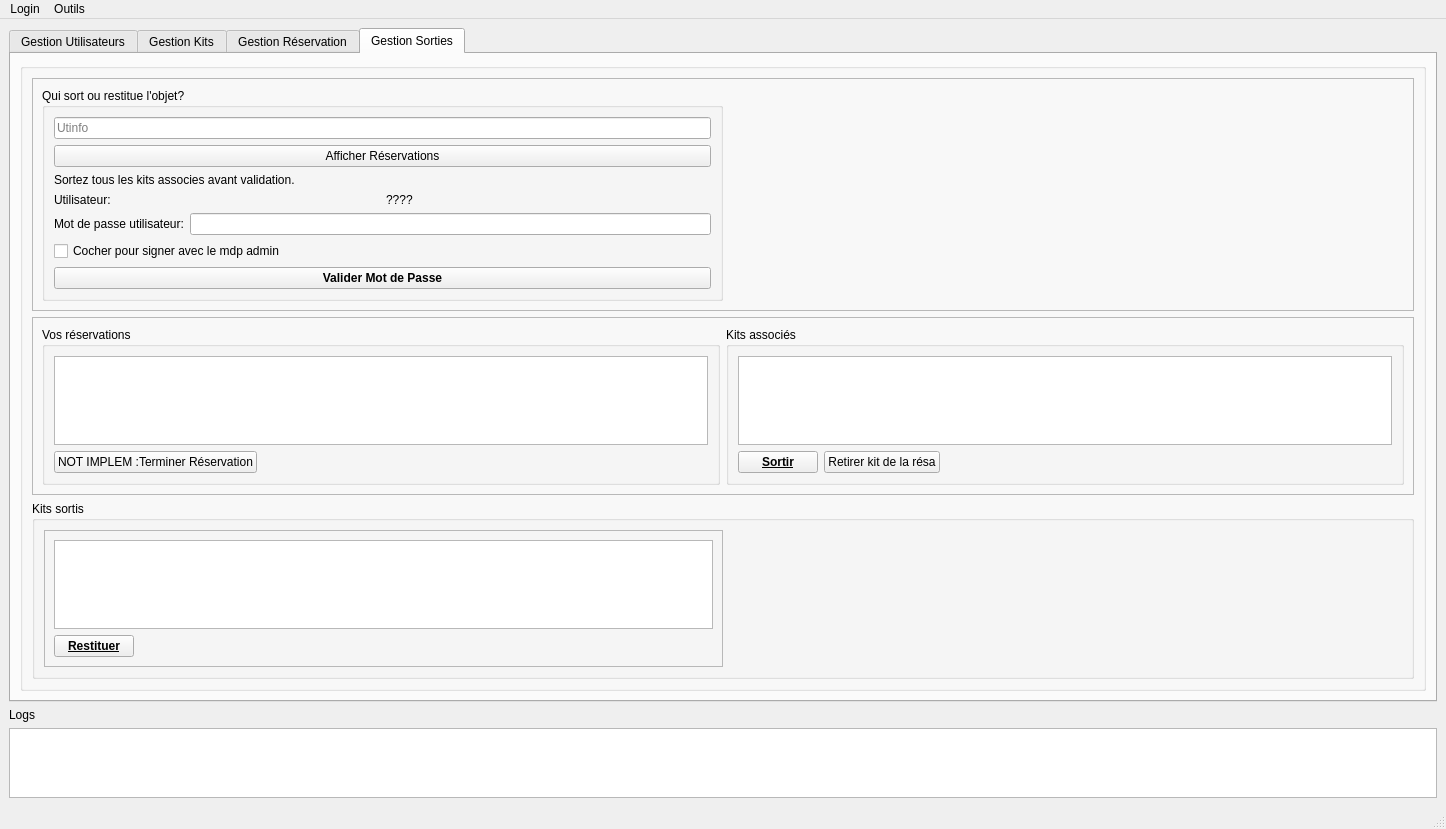
<?xml version="1.0" encoding="UTF-8"?>
<ui version="4.0">
 <class>MainWindow</class>
 <widget class="QMainWindow" name="MainWindow">
  <property name="geometry">
   <rect>
    <x>0</x>
    <y>0</y>
    <width>1446</width>
    <height>829</height>
   </rect>
  </property>
  <property name="windowTitle">
   <string>MainWindow</string>
  </property>
  <widget class="QWidget" name="centralwidget">
   <layout class="QVBoxLayout" name="verticalLayout_18">
    <item>
     <widget class="QTabWidget" name="tabwidget">
      <property name="enabled">
       <bool>true</bool>
      </property>
      <property name="minimumSize">
       <size>
        <width>0</width>
        <height>600</height>
       </size>
      </property>
      <property name="currentIndex">
       <number>3</number>
      </property>
      <widget class="QWidget" name="TAB_ges_user">
       <property name="enabled">
        <bool>true</bool>
       </property>
       <attribute name="title">
        <string>Gestion Utilisateurs</string>
       </attribute>
       <layout class="QHBoxLayout" name="horizontalLayout_2">
        <item>
         <widget class="QGroupBox" name="groupBox_10">
          <property name="minimumSize">
           <size>
            <width>1200</width>
            <height>0</height>
           </size>
          </property>
          <property name="title">
           <string>Affichage des Utilisateurs</string>
          </property>
          <layout class="QVBoxLayout" name="verticalLayout_6">
           <item>
            <widget class="QTableWidget" name="GESUSER_tableWidget_user">
             <property name="editTriggers">
              <set>QAbstractItemView::EditTrigger::NoEditTriggers</set>
             </property>
             <property name="selectionMode">
              <enum>QAbstractItemView::SelectionMode::SingleSelection</enum>
             </property>
             <property name="selectionBehavior">
              <enum>QAbstractItemView::SelectionBehavior::SelectRows</enum>
             </property>
            </widget>
           </item>
           <item>
            <widget class="QFrame" name="frame_12">
             <property name="frameShape">
              <enum>QFrame::Shape::StyledPanel</enum>
             </property>
             <property name="frameShadow">
              <enum>QFrame::Shadow::Raised</enum>
             </property>
             <layout class="QHBoxLayout" name="horizontalLayout_18">
              <item>
               <widget class="QPushButton" name="GESUSER_pushButton_getuser">
                <property name="maximumSize">
                 <size>
                  <width>200</width>
                  <height>16777215</height>
                 </size>
                </property>
                <property name="text">
                 <string>Rechercher Utilisteur</string>
                </property>
               </widget>
              </item>
              <item>
               <widget class="QLineEdit" name="GESUSER_lineEdit_finduserbyname">
                <property name="placeholderText">
                 <string>Nom</string>
                </property>
               </widget>
              </item>
              <item>
               <widget class="QLineEdit" name="GESUSER_lineEdit_finduserbyutinfo">
                <property name="text">
                 <string/>
                </property>
                <property name="placeholderText">
                 <string>Utinfo</string>
                </property>
               </widget>
              </item>
              <item>
               <spacer name="horizontalSpacer_6">
                <property name="orientation">
                 <enum>Qt::Orientation::Horizontal</enum>
                </property>
                <property name="sizeHint" stdset="0">
                 <size>
                  <width>40</width>
                  <height>20</height>
                 </size>
                </property>
               </spacer>
              </item>
             </layout>
            </widget>
           </item>
          </layout>
         </widget>
        </item>
        <item>
         <widget class="QGroupBox" name="groupBox">
          <property name="minimumSize">
           <size>
            <width>0</width>
            <height>0</height>
           </size>
          </property>
          <property name="maximumSize">
           <size>
            <width>200</width>
            <height>16777215</height>
           </size>
          </property>
          <property name="title">
           <string>Gestion</string>
          </property>
          <layout class="QVBoxLayout" name="verticalLayout_4">
           <item>
            <layout class="QVBoxLayout" name="verticalLayout_2">
             <item>
              <widget class="QPushButton" name="GESUSER_pushbutton_deleteUser">
               <property name="text">
                <string>NON IMP :Supprimer Utilisateur</string>
               </property>
              </widget>
             </item>
             <item>
              <widget class="QPushButton" name="GESUSER_pushButton_modify_user">
               <property name="text">
                <string>Modifier Utilisateur</string>
               </property>
              </widget>
             </item>
             <item>
              <widget class="Line" name="line">
               <property name="orientation">
                <enum>Qt::Orientation::Horizontal</enum>
               </property>
              </widget>
             </item>
             <item>
              <widget class="QPushButton" name="GESUSER_pushButton_add_user">
               <property name="text">
                <string>Ajout Utilisateur</string>
               </property>
              </widget>
             </item>
             <item>
              <spacer name="verticalSpacer_2">
               <property name="orientation">
                <enum>Qt::Orientation::Vertical</enum>
               </property>
               <property name="sizeHint" stdset="0">
                <size>
                 <width>20</width>
                 <height>1000</height>
                </size>
               </property>
              </spacer>
             </item>
            </layout>
           </item>
          </layout>
         </widget>
        </item>
       </layout>
      </widget>
      <widget class="QWidget" name="TAB_ges_kits">
       <property name="enabled">
        <bool>true</bool>
       </property>
       <attribute name="title">
        <string>Gestion Kits</string>
       </attribute>
       <layout class="QHBoxLayout" name="horizontalLayout">
        <item>
         <widget class="QGroupBox" name="groupBox_2">
          <property name="title">
           <string>Affichage des Kits</string>
          </property>
          <layout class="QVBoxLayout" name="verticalLayout_5">
           <item>
            <widget class="QFrame" name="frame_2">
             <property name="frameShape">
              <enum>QFrame::Shape::StyledPanel</enum>
             </property>
             <property name="frameShadow">
              <enum>QFrame::Shadow::Raised</enum>
             </property>
             <layout class="QHBoxLayout" name="horizontalLayout_16">
              <item>
               <widget class="QFrame" name="frame_3">
                <property name="frameShape">
                 <enum>QFrame::Shape::StyledPanel</enum>
                </property>
                <property name="frameShadow">
                 <enum>QFrame::Shadow::Raised</enum>
                </property>
                <layout class="QHBoxLayout" name="horizontalLayout_4">
                 <item>
                  <widget class="QGroupBox" name="groupBox_7">
                   <property name="title">
                    <string>Kits</string>
                   </property>
                   <layout class="QVBoxLayout" name="verticalLayout_3">
                    <item>
                     <widget class="QTableWidget" name="GESKIT_tableWidget_kit">
                      <property name="minimumSize">
                       <size>
                        <width>1000</width>
                        <height>0</height>
                       </size>
                      </property>
                      <property name="maximumSize">
                       <size>
                        <width>16777215</width>
                        <height>16777215</height>
                       </size>
                      </property>
                      <property name="editTriggers">
                       <set>QAbstractItemView::EditTrigger::NoEditTriggers</set>
                      </property>
                      <property name="selectionMode">
                       <enum>QAbstractItemView::SelectionMode::SingleSelection</enum>
                      </property>
                      <property name="selectionBehavior">
                       <enum>QAbstractItemView::SelectionBehavior::SelectRows</enum>
                      </property>
                     </widget>
                    </item>
                   </layout>
                  </widget>
                 </item>
                </layout>
               </widget>
              </item>
              <item>
               <widget class="QFrame" name="frame_4">
                <property name="frameShape">
                 <enum>QFrame::Shape::StyledPanel</enum>
                </property>
                <property name="frameShadow">
                 <enum>QFrame::Shadow::Raised</enum>
                </property>
                <layout class="QVBoxLayout" name="verticalLayout_9">
                 <item>
                  <widget class="QGroupBox" name="groupBox_9">
                   <property name="maximumSize">
                    <size>
                     <width>16777215</width>
                     <height>16777215</height>
                    </size>
                   </property>
                   <property name="title">
                    <string>Description</string>
                   </property>
                   <layout class="QHBoxLayout" name="horizontalLayout_12">
                    <item>
                     <widget class="QTextEdit" name="GESKIT_textEdit_descritpionKit">
                      <property name="maximumSize">
                       <size>
                        <width>16777215</width>
                        <height>16777215</height>
                       </size>
                      </property>
                     </widget>
                    </item>
                   </layout>
                  </widget>
                 </item>
                 <item>
                  <widget class="QGroupBox" name="groupBox_8">
                   <property name="maximumSize">
                    <size>
                     <width>16777215</width>
                     <height>16777215</height>
                    </size>
                   </property>
                   <property name="title">
                    <string>Objets du kit</string>
                   </property>
                   <layout class="QVBoxLayout" name="verticalLayout_8">
                    <item>
                     <widget class="QTableWidget" name="GESKIT_tableWidget_item">
                      <property name="maximumSize">
                       <size>
                        <width>16777215</width>
                        <height>16777215</height>
                       </size>
                      </property>
                      <property name="selectionMode">
                       <enum>QAbstractItemView::SelectionMode::SingleSelection</enum>
                      </property>
                      <property name="selectionBehavior">
                       <enum>QAbstractItemView::SelectionBehavior::SelectRows</enum>
                      </property>
                     </widget>
                    </item>
                   </layout>
                  </widget>
                 </item>
                </layout>
               </widget>
              </item>
             </layout>
            </widget>
           </item>
           <item>
            <layout class="QHBoxLayout" name="horizontalLayout_3">
             <item>
              <widget class="QPushButton" name="GESKIT_pushButton_getkit">
               <property name="minimumSize">
                <size>
                 <width>200</width>
                 <height>0</height>
                </size>
               </property>
               <property name="text">
                <string>Rechercher Kit</string>
               </property>
              </widget>
             </item>
             <item>
              <widget class="QLineEdit" name="GESKIT_lineEdit_findkitbyname">
               <property name="placeholderText">
                <string>Nom</string>
               </property>
              </widget>
             </item>
             <item>
              <widget class="QLineEdit" name="GESKIT_lineEdit_findkitbycode">
               <property name="placeholderText">
                <string>Code</string>
               </property>
              </widget>
             </item>
             <item>
              <spacer name="horizontalSpacer">
               <property name="orientation">
                <enum>Qt::Orientation::Horizontal</enum>
               </property>
               <property name="sizeType">
                <enum>QSizePolicy::Policy::Maximum</enum>
               </property>
               <property name="sizeHint" stdset="0">
                <size>
                 <width>200</width>
                 <height>20</height>
                </size>
               </property>
              </spacer>
             </item>
             <item>
              <widget class="QPushButton" name="GESKIT_pushButton_duplicate_kit">
               <property name="text">
                <string>Dupliquer le Kit</string>
               </property>
              </widget>
             </item>
             <item>
              <widget class="QPushButton" name="GESKIT_pushButton_modify_kit">
               <property name="text">
                <string>Modifier le Kit</string>
               </property>
              </widget>
             </item>
             <item>
              <widget class="QPushButton" name="GESKIT_pushButton_addkit">
               <property name="text">
                <string>Ajouter un Kit</string>
               </property>
              </widget>
             </item>
             <item>
              <widget class="QPushButton" name="GESKIT_pushButton_logkit">
               <property name="text">
                <string>Afficher Logs</string>
               </property>
              </widget>
             </item>
            </layout>
           </item>
          </layout>
         </widget>
        </item>
       </layout>
      </widget>
      <widget class="QWidget" name="TAB_RESA">
       <attribute name="title">
        <string>Gestion Réservation</string>
       </attribute>
       <layout class="QHBoxLayout" name="horizontalLayout_11">
        <item>
         <widget class="QGroupBox" name="groupBox_4">
          <property name="title">
           <string>Réserver</string>
          </property>
          <layout class="QVBoxLayout" name="verticalLayout_7">
           <item>
            <layout class="QHBoxLayout" name="horizontalLayout_17">
             <item>
              <widget class="QLabel" name="label_5">
               <property name="text">
                <string>Qui réserve? (Utinfo)</string>
               </property>
              </widget>
             </item>
             <item>
              <widget class="QLineEdit" name="RESA_lineEdit_resa_utinfo_user">
               <property name="text">
                <string/>
               </property>
               <property name="placeholderText">
                <string>Utinfo</string>
               </property>
              </widget>
             </item>
             <item>
              <spacer name="horizontalSpacer_4">
               <property name="orientation">
                <enum>Qt::Orientation::Horizontal</enum>
               </property>
               <property name="sizeHint" stdset="0">
                <size>
                 <width>500</width>
                 <height>20</height>
                </size>
               </property>
              </spacer>
             </item>
            </layout>
           </item>
           <item>
            <widget class="QFrame" name="frame_5">
             <property name="frameShape">
              <enum>QFrame::Shape::StyledPanel</enum>
             </property>
             <property name="frameShadow">
              <enum>QFrame::Shadow::Raised</enum>
             </property>
             <layout class="QHBoxLayout" name="horizontalLayout_8">
              <item>
               <widget class="QGroupBox" name="groupBox_5">
                <property name="title">
                 <string>Kits disponibles</string>
                </property>
                <layout class="QHBoxLayout" name="horizontalLayout_7">
                 <item>
                  <widget class="QListWidget" name="RESA_listWidget_resa">
                   <property name="toolTip">
                    <string>Double cliquer pour mettre dans le panier</string>
                   </property>
                  </widget>
                 </item>
                </layout>
               </widget>
              </item>
              <item>
               <layout class="QVBoxLayout" name="verticalLayout_17">
                <item>
                 <widget class="QLabel" name="label">
                  <property name="text">
                   <string>&gt;&gt;&gt;</string>
                  </property>
                 </widget>
                </item>
                <item>
                 <widget class="QLabel" name="label_2">
                  <property name="text">
                   <string>&lt;&lt;&lt;</string>
                  </property>
                 </widget>
                </item>
               </layout>
              </item>
              <item>
               <widget class="QGroupBox" name="groupBox_6">
                <property name="title">
                 <string>Panier</string>
                </property>
                <layout class="QHBoxLayout" name="horizontalLayout_6">
                 <item>
                  <widget class="QListWidget" name="RESA_listWidget_panierResa">
                   <property name="toolTip">
                    <string>Double cliquer pour retirer du panier</string>
                   </property>
                  </widget>
                 </item>
                </layout>
               </widget>
              </item>
             </layout>
            </widget>
           </item>
           <item>
            <layout class="QHBoxLayout" name="horizontalLayout_9">
             <item>
              <widget class="QPushButton" name="RESA_pushButton_getkit_resa">
               <property name="text">
                <string>Rechercher Kit</string>
               </property>
              </widget>
             </item>
             <item>
              <widget class="QLineEdit" name="RESA_lineEdit_findkitbyname">
               <property name="placeholderText">
                <string>Nom</string>
               </property>
              </widget>
             </item>
             <item>
              <widget class="QLineEdit" name="RESA_lineEdit_findkitbycode">
               <property name="placeholderText">
                <string>Code</string>
               </property>
              </widget>
             </item>
             <item>
              <spacer name="horizontalSpacer_3">
               <property name="orientation">
                <enum>Qt::Orientation::Horizontal</enum>
               </property>
               <property name="sizeType">
                <enum>QSizePolicy::Policy::Expanding</enum>
               </property>
               <property name="sizeHint" stdset="0">
                <size>
                 <width>200</width>
                 <height>20</height>
                </size>
               </property>
              </spacer>
             </item>
            </layout>
           </item>
          </layout>
         </widget>
        </item>
        <item>
         <widget class="QFrame" name="frame_8">
          <property name="frameShape">
           <enum>QFrame::Shape::StyledPanel</enum>
          </property>
          <property name="frameShadow">
           <enum>QFrame::Shadow::Raised</enum>
          </property>
          <layout class="QVBoxLayout" name="verticalLayout_10">
           <item>
            <widget class="QLabel" name="label_4">
             <property name="text">
              <string>Choisir date début: (**Vendredi uniquement**, pour 1 semaine)</string>
             </property>
             <property name="textFormat">
              <enum>Qt::TextFormat::MarkdownText</enum>
             </property>
            </widget>
           </item>
           <item>
            <widget class="QCalendarWidget" name="RESA_calendarWidget">
             <property name="maximumSize">
              <size>
               <width>16777215</width>
               <height>300</height>
              </size>
             </property>
            </widget>
           </item>
           <item>
            <widget class="QPushButton" name="RESA_pushButton_reserver">
             <property name="font">
              <font>
               <family>Segoe UI</family>
               <bold>true</bold>
               <underline>true</underline>
              </font>
             </property>
             <property name="text">
              <string>Réserver</string>
             </property>
            </widget>
           </item>
           <item>
            <layout class="QHBoxLayout" name="horizontalLayout_14">
             <item>
              <widget class="QGroupBox" name="groupBox_12">
               <property name="title">
                <string>Vos reservations</string>
               </property>
               <layout class="QVBoxLayout" name="verticalLayout_12">
                <item>
                 <widget class="QListWidget" name="RESA_listWidget_resa_currentResa"/>
                </item>
                <item>
                 <widget class="QPushButton" name="RESA_pushButton_resa_showResa">
                  <property name="text">
                   <string>Afficher Réservations</string>
                  </property>
                 </widget>
                </item>
               </layout>
              </widget>
             </item>
             <item>
              <widget class="QGroupBox" name="groupBox_13">
               <property name="title">
                <string>Kits associés</string>
               </property>
               <layout class="QVBoxLayout" name="verticalLayout_13">
                <item>
                 <widget class="QListWidget" name="RESA_listWidget_resa_kitsOfResa"/>
                </item>
                <item>
                 <widget class="QPushButton" name="RESA_pushButton_suppr_resa">
                  <property name="font">
                   <font>
                    <bold>true</bold>
                    <underline>false</underline>
                   </font>
                  </property>
                  <property name="text">
                   <string>Annuler la réservation</string>
                  </property>
                 </widget>
                </item>
               </layout>
              </widget>
             </item>
            </layout>
           </item>
          </layout>
         </widget>
        </item>
       </layout>
      </widget>
      <widget class="QWidget" name="TAB_SORTIE">
       <attribute name="title">
        <string>Gestion Sorties</string>
       </attribute>
       <layout class="QHBoxLayout" name="horizontalLayout_5">
        <item>
         <widget class="QGroupBox" name="groupBox">
          <property name="title">
           <string/>
          </property>
          <layout class="QVBoxLayout" name="verticalLayout_11">
           <item>
            <widget class="QFrame" name="frame_6">
             <property name="frameShape">
              <enum>QFrame::Shape::StyledPanel</enum>
             </property>
             <property name="frameShadow">
              <enum>QFrame::Shadow::Raised</enum>
             </property>
             <layout class="QHBoxLayout" name="horizontalLayout_10">
              <item>
               <widget class="QGroupBox" name="SORTIE_groupBox_resa_password">
                <property name="title">
                 <string>Qui sort ou restitue l'objet?</string>
                </property>
                <layout class="QVBoxLayout" name="SORTIE_verticalLayout_resa_password">
                 <item>
                  <widget class="QLineEdit" name="SORTIE_lineEdit_utinfo">
                   <property name="text">
                    <string/>
                   </property>
                   <property name="placeholderText">
                    <string>Utinfo</string>
                   </property>
                  </widget>
                 </item>
                 <item>
                  <widget class="QPushButton" name="SORTIE_pushButton_resa_showResa">
                   <property name="text">
                    <string>Afficher Réservations</string>
                   </property>
                  </widget>
                 </item>
                 <item>
                  <widget class="QLabel" name="SORTIE_label_resa_password_status">
                   <property name="text">
                    <string>Sortez tous les kits associes avant validation.</string>
                   </property>
                   <property name="wordWrap">
                    <bool>true</bool>
                   </property>
                  </widget>
                 </item>
                 <item>
                  <layout class="QHBoxLayout" name="SORTIE_horizontalLayout_resa_password_user">
                   <item>
                    <widget class="QLabel" name="SORTIE_label_resa_password_user_title">
                     <property name="text">
                      <string>Utilisateur:</string>
                     </property>
                    </widget>
                   </item>
                   <item>
                    <widget class="QLabel" name="SORTIE_label_resa_password_user">
                     <property name="text">
                      <string>????</string>
                     </property>
                    </widget>
                   </item>
                  </layout>
                 </item>
                 <item>
                  <layout class="QHBoxLayout" name="SORTIE_horizontalLayout_resa_password">
                   <item>
                    <widget class="QLabel" name="SORTIE_label_resa_password">
                     <property name="text">
                      <string>Mot de passe utilisateur:</string>
                     </property>
                    </widget>
                   </item>
                   <item>
                    <widget class="QLineEdit" name="SORTIE_lineEdit_resa_mdp">
                     <property name="minimumSize">
                      <size>
                       <width>150</width>
                       <height>0</height>
                      </size>
                     </property>
                     <property name="inputMethodHints">
                      <set>Qt::InputMethodHint::ImhHiddenText|Qt::InputMethodHint::ImhNoAutoUppercase|Qt::InputMethodHint::ImhNoPredictiveText|Qt::InputMethodHint::ImhSensitiveData</set>
                     </property>
                     <property name="echoMode">
                      <enum>QLineEdit::EchoMode::Password</enum>
                     </property>
                    </widget>
                   </item>
                  </layout>
                 </item>
                 <item>
                  <widget class="QCheckBox" name="SORTIE_checkBox_resa_mdpadmin">
                   <property name="text">
                    <string>Cocher pour signer avec le mdp admin</string>
                   </property>
                  </widget>
                 </item>
                 <item>
                  <widget class="QPushButton" name="SORTIE_pushButton_validate_mdp_sortie">
                   <property name="font">
                    <font>
                     <bold>true</bold>
                    </font>
                   </property>
                   <property name="text">
                    <string>Valider Mot de Passe</string>
                   </property>
                  </widget>
                 </item>
                </layout>
               </widget>
              </item>
              <item>
               <spacer name="horizontalSpacer_5">
                <property name="orientation">
                 <enum>Qt::Orientation::Horizontal</enum>
                </property>
                <property name="sizeHint" stdset="0">
                 <size>
                  <width>40</width>
                  <height>20</height>
                 </size>
                </property>
               </spacer>
              </item>
             </layout>
            </widget>
           </item>
           <item>
            <widget class="QFrame" name="frame_11">
             <property name="frameShape">
              <enum>QFrame::Shape::StyledPanel</enum>
             </property>
             <property name="frameShadow">
              <enum>QFrame::Shadow::Raised</enum>
             </property>
             <layout class="QHBoxLayout" name="horizontalLayout_15">
              <item>
               <widget class="QGroupBox" name="groupBox_14">
                <property name="title">
                 <string>Vos réservations</string>
                </property>
                <layout class="QVBoxLayout" name="verticalLayout_14">
                 <item>
                  <widget class="QListWidget" name="SORTIE_listWidget_resa_currentResa">
                   <property name="toolTip">
                    <string/>
                   </property>
                  </widget>
                 </item>
                 <item>
                  <layout class="QHBoxLayout" name="horizontalLayout_20">
                   <item>
                    <widget class="QPushButton" name="SORTIE_pushButton_endResa">
                     <property name="minimumSize">
                      <size>
                       <width>100</width>
                       <height>0</height>
                      </size>
                     </property>
                     <property name="text">
                      <string>NOT IMPLEM :Terminer Réservation</string>
                     </property>
                    </widget>
                   </item>
                   <item>
                    <spacer name="horizontalSpacer_7">
                     <property name="orientation">
                      <enum>Qt::Orientation::Horizontal</enum>
                     </property>
                     <property name="sizeHint" stdset="0">
                      <size>
                       <width>40</width>
                       <height>20</height>
                      </size>
                     </property>
                    </spacer>
                   </item>
                  </layout>
                 </item>
                </layout>
               </widget>
              </item>
              <item>
               <widget class="QGroupBox" name="groupBox_15">
                <property name="title">
                 <string>Kits associés</string>
                </property>
                <layout class="QVBoxLayout" name="verticalLayout">
                 <item>
                  <widget class="QListWidget" name="SORTIE_listWidget_resa_kitsOfResa"/>
                 </item>
                 <item>
                  <layout class="QHBoxLayout" name="horizontalLayout_19">
                   <item>
                    <widget class="QPushButton" name="SORTIE_pushButton_sortir">
                     <property name="font">
                      <font>
                       <bold>true</bold>
                       <underline>true</underline>
                      </font>
                     </property>
                     <property name="text">
                      <string>Sortir</string>
                     </property>
                    </widget>
                   </item>
                   <item>
                    <widget class="QPushButton" name="SORTIE_pushButton_retirer_kit_from_resa">
                     <property name="text">
                      <string>Retirer kit de la résa</string>
                     </property>
                    </widget>
                   </item>
                   <item>
                    <spacer name="horizontalSpacer_8">
                     <property name="orientation">
                      <enum>Qt::Orientation::Horizontal</enum>
                     </property>
                     <property name="sizeHint" stdset="0">
                      <size>
                       <width>40</width>
                       <height>20</height>
                      </size>
                     </property>
                    </spacer>
                   </item>
                  </layout>
                 </item>
                </layout>
               </widget>
              </item>
             </layout>
            </widget>
           </item>
           <item>
            <widget class="QGroupBox" name="groupBox_16">
             <property name="title">
              <string>Kits sortis</string>
             </property>
             <layout class="QHBoxLayout" name="horizontalLayout_13">
              <item>
               <widget class="QFrame" name="frame">
                <property name="frameShape">
                 <enum>QFrame::Shape::StyledPanel</enum>
                </property>
                <property name="frameShadow">
                 <enum>QFrame::Shadow::Raised</enum>
                </property>
                <layout class="QVBoxLayout" name="verticalLayout_15">
                 <item>
                  <widget class="QListWidget" name="SORTIE_listWidget_kitsOut"/>
                 </item>
                 <item>
                  <layout class="QHBoxLayout" name="horizontalLayout_21">
                   <item>
                    <widget class="QPushButton" name="pushButton_restituerKit">
                     <property name="font">
                      <font>
                       <bold>true</bold>
                       <underline>true</underline>
                      </font>
                     </property>
                     <property name="text">
                      <string>Restituer</string>
                     </property>
                    </widget>
                   </item>
                   <item>
                    <spacer name="horizontalSpacer_9">
                     <property name="orientation">
                      <enum>Qt::Orientation::Horizontal</enum>
                     </property>
                     <property name="sizeHint" stdset="0">
                      <size>
                       <width>500</width>
                       <height>17</height>
                      </size>
                     </property>
                    </spacer>
                   </item>
                  </layout>
                 </item>
                </layout>
               </widget>
              </item>
              <item>
               <spacer name="horizontalSpacer_2">
                <property name="orientation">
                 <enum>Qt::Orientation::Horizontal</enum>
                </property>
                <property name="sizeHint" stdset="0">
                 <size>
                  <width>40</width>
                  <height>20</height>
                 </size>
                </property>
               </spacer>
              </item>
             </layout>
            </widget>
           </item>
          </layout>
         </widget>
        </item>
       </layout>
      </widget>
     </widget>
    </item>
    <item>
     <widget class="QLabel" name="label_3">
      <property name="text">
       <string>Logs</string>
      </property>
     </widget>
    </item>
    <item>
     <widget class="QTextEdit" name="textEditLogs">
      <property name="maximumSize">
       <size>
        <width>16777215</width>
        <height>200</height>
       </size>
      </property>
     </widget>
    </item>
   </layout>
  </widget>
  <widget class="QMenuBar" name="menubar">
   <property name="geometry">
    <rect>
     <x>0</x>
     <y>0</y>
     <width>1446</width>
     <height>33</height>
    </rect>
   </property>
   <widget class="QMenu" name="menuLogin">
    <property name="title">
     <string>Login</string>
    </property>
    <addaction name="actionSe_connecter"/>
    <addaction name="actionSe_d_connecter"/>
    <addaction name="separator"/>
    <addaction name="actionNouvel_Utilisateur"/>
   </widget>
   <widget class="QMenu" name="menuOutils">
    <property name="title">
     <string>Outils</string>
    </property>
    <widget class="QMenu" name="menuMaintenance">
     <property name="title">
      <string>Maintenance</string>
     </property>
     <addaction name="actionEffacer_les_reservations_pass_es"/>
    </widget>
    <addaction name="actionAfficher_les_logs_appli"/>
    <addaction name="separator"/>
    <addaction name="menuMaintenance"/>
   </widget>
   <addaction name="menuLogin"/>
   <addaction name="menuOutils"/>
  </widget>
  <widget class="QStatusBar" name="statusbar"/>
  <action name="actionNouvel_Utilisateur">
   <property name="icon">
    <iconset theme="QIcon::ThemeIcon::ContactNew"/>
   </property>
   <property name="text">
    <string>Nouvel Utilisateur</string>
   </property>
  </action>
  <action name="actionSe_connecter">
   <property name="icon">
    <iconset theme="QIcon::ThemeIcon::WindowNew"/>
   </property>
   <property name="text">
    <string>Se connecter</string>
   </property>
  </action>
  <action name="actionSe_d_connecter">
   <property name="icon">
    <iconset theme="QIcon::ThemeIcon::SystemLogOut"/>
   </property>
   <property name="text">
    <string>Se déconnecter</string>
   </property>
  </action>
  <action name="actionAfficher_les_logs_appli">
   <property name="icon">
    <iconset theme="QIcon::ThemeIcon::DocumentPageSetup"/>
   </property>
   <property name="text">
    <string>Afficher les logs</string>
   </property>
   <property name="toolTip">
    <string>Afficher les logs de l'application</string>
   </property>
  </action>
  <action name="actionEffacer_les_reservations_pass_es">
   <property name="icon">
    <iconset theme="QIcon::ThemeIcon::EditClear"/>
   </property>
   <property name="text">
    <string>Effacer les reservations passées</string>
   </property>
  </action>
  <action name="actionafficher_les_logs_kit">
   <property name="icon">
    <iconset theme="QIcon::ThemeIcon::DocumentPageSetup"/>
   </property>
   <property name="text">
    <string>Afficher logs du kit</string>
   </property>
   <property name="toolTip">
    <string>Afficher les logs du kit selectionné</string>
   </property>
   <property name="menuRole">
    <enum>QAction::MenuRole::NoRole</enum>
   </property>
  </action>
  <action name="actiondupliquer_kit">
   <property name="icon">
    <iconset theme="QIcon::ThemeIcon::EditCopy"/>
   </property>
   <property name="text">
    <string>Dupliquer le kit</string>
   </property>
   <property name="toolTip">
    <string>Dupliquer le kit selectionné</string>
   </property>
   <property name="menuRole">
    <enum>QAction::MenuRole::NoRole</enum>
   </property>
  </action>
  <action name="actionmodifier_kit">
   <property name="icon">
    <iconset theme="QIcon::ThemeIcon::MailMessageNew"/>
   </property>
   <property name="text">
    <string>Modifier le kit</string>
   </property>
   <property name="toolTip">
    <string>Modifier le kit selectionné</string>
   </property>
   <property name="menuRole">
    <enum>QAction::MenuRole::NoRole</enum>
   </property>
  </action>
  <action name="actionajouter_nouveau_kit">
   <property name="icon">
    <iconset theme="QIcon::ThemeIcon::ListAdd"/>
   </property>
   <property name="text">
    <string>Ajouter un kit</string>
   </property>
   <property name="toolTip">
    <string>Ajouter un nouveau kit</string>
   </property>
   <property name="menuRole">
    <enum>QAction::MenuRole::NoRole</enum>
   </property>
  </action>
  <action name="actionAfficher_logs_utilisateur">
   <property name="icon">
    <iconset theme="QIcon::ThemeIcon::DocumentPageSetup"/>
   </property>
   <property name="text">
    <string>Afficher logs utilisateur</string>
   </property>
   <property name="toolTip">
    <string>Afficher les logs de l'utilisateur selectionné</string>
   </property>
   <property name="menuRole">
    <enum>QAction::MenuRole::NoRole</enum>
   </property>
  </action>
  <action name="actionAjouter_utilisateur">
   <property name="icon">
    <iconset theme="QIcon::ThemeIcon::ListAdd"/>
   </property>
   <property name="text">
    <string>Ajouter utilisateur</string>
   </property>
   <property name="toolTip">
    <string>Ajouter un nouvel utilisateur</string>
   </property>
   <property name="menuRole">
    <enum>QAction::MenuRole::NoRole</enum>
   </property>
  </action>
  <action name="actionModifier_l_utilisateur">
   <property name="icon">
    <iconset theme="QIcon::ThemeIcon::MailMessageNew"/>
   </property>
   <property name="text">
    <string>Modifier l'utilisateur</string>
   </property>
   <property name="toolTip">
    <string>Modifier l'utilisateur sélectionné</string>
   </property>
   <property name="menuRole">
    <enum>QAction::MenuRole::NoRole</enum>
   </property>
  </action>
 </widget>
 <resources/>
 <connections/>
</ui>
